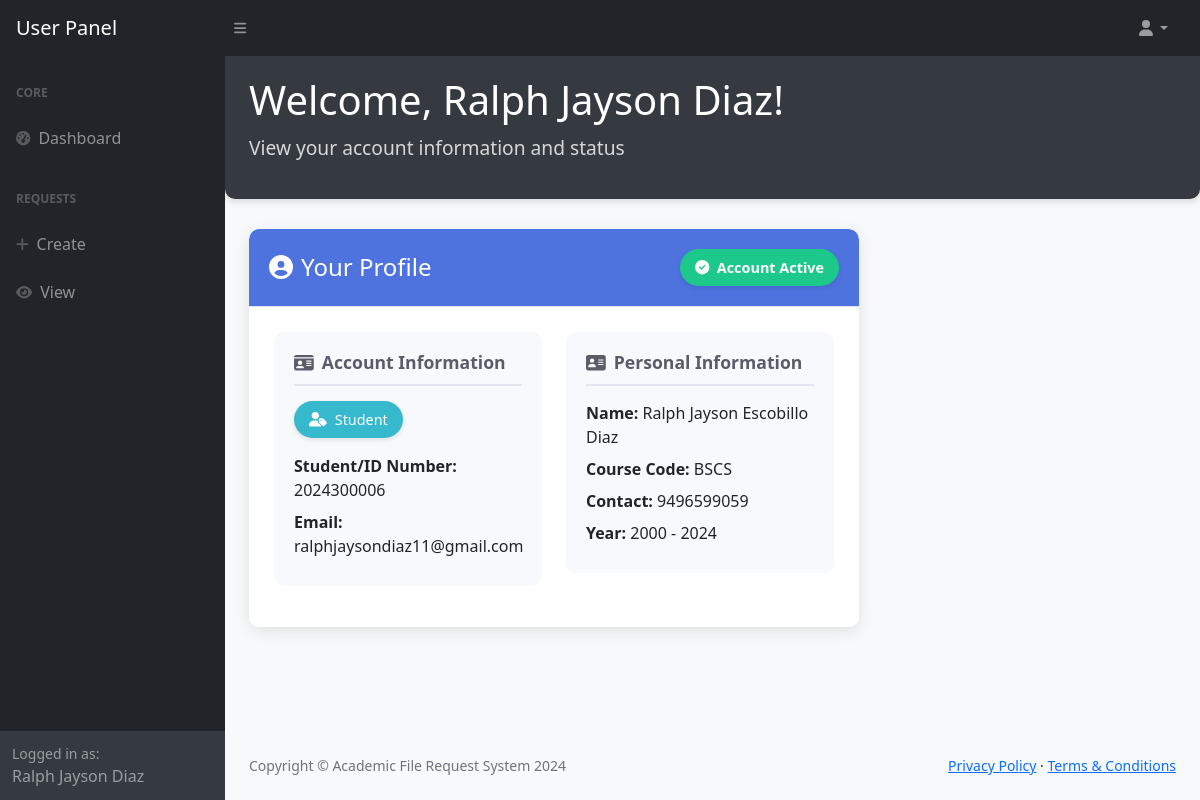
The page /user/dashboard/ (signed in) on the database its author committed.
### onlinerequest/models.py (models this page shows, shortened)
class Record(models.Model):
    user_number = models.CharField(max_length=10)
    first_name = models.CharField(max_length=64)
    last_name = models.CharField(max_length=64)
    course_code = models.CharField(max_length=5)
    middle_name = models.CharField(max_length=64, default='De Guz Man')
    contact_no = models.IntegerField(default='09667614313')
    entry_year_from = models.IntegerField()
    entry_year_to = models.IntegerField()

class User(AbstractBaseUser):
      USER_TYPE_CHOICES = (
        (0, 'unspecified'),
        (1, 'student'),
        (2, 'faculty'),  # Changed from 'teacher' to 'faculty'
        (3, 'alumni'),
        (5, 'admin'),
        (6, 'guest'),
        (7, 'authorized person'),  # Added new option
      )
      student_number = models.CharField(max_length=64, unique=True, blank=True, null=True)
      email = models.EmailField(max_length=254, unique=True)
      password = models.CharField(max_length=256)
      is_active = models.BooleanField(default=False)
      is_staff = models.BooleanField(default=False)  # Required for admin access
      is_superuser = models.BooleanField(default=False)  # Required for full admin permissions
      user_type = models.PositiveSmallIntegerField(choices = USER_TYPE_CHOICES, default = 0)  # Default to unspecified
      USERNAME_FIELD = 'email'
      REQUIRED_FIELDS = []
      def get_user_type_display(self):
          return dict(self.USER_TYPE_CHOICES).get(self.user_type, 'Unknown')

### onlinerequest/views/views.py (the view)
# urls.py: path('user/dashboard/', views.user_dashboard, name='user_dashboard'),
def user_dashboard(request):
    return render (request, "user/dashboard.html")

### onlinerequest/context_processors.py (called while the page is built)
def user_record(request):
    if request.user.is_authenticated:
        try:
            user_record = Record.objects.get(user_number=request.user.student_number)
            return {'user_record': user_record}
        except Record.DoesNotExist:
            return {'user_record': None}
    return {'user_record': None}

def request_forms(request):
    request_forms = Request.objects.all()
    return {'request_forms': request_forms}

def user_profile(request):
    if request.user.is_authenticated:
        try:
            profile = Profile.objects.get(user=request.user)
            return {'user_profile': profile}
        except Profile.DoesNotExist:
            return {'user_profile': None}
    return {'user_profile': None}

def user_requests(request):
    if request.user.is_authenticated:
        from onlinerequest.models import User_Request
        user_requests = User_Request.objects.filter(
            user=request.user,
            request__active=True
        )
        return {'user_requests_global': user_requests}
    return {'user_requests_global': []}

def courses(request):
    all_courses = Course.objects.all()
    return {'all_courses': all_courses}

def document_types(request):
    all_document_types = Document.objects.all().order_by('description')
    return {'all_document_types': all_document_types}

### onlinerequest/templates/user/dashboard.html (shortened to what this page needs)
{% load static %}
<!DOCTYPE html>
<html lang="en">
    <head>
        {% include 'header.html' %}
    </head>
    <body class="sb-nav-fixed">
          {% include 'user/user-topnav.html' %}
          <div id="layoutSidenav">
              {% include 'user/user-sidenav.html' %}
              <div id="layoutSidenav_content">
                  <main>
                      <div class="dashboard-header">
                          <div class="container-fluid px-4">
                              <h1 class="dashboard-title">Welcome, {{ user_record.first_name|default:'Username' }} {{ user_record.last_name|default:'' }}!
                            </h1>
                              <p class="dashboard-subtitle">View your account information and status</p>
                          </div>
                    </div>
                    <div class="container-fluid px-4">
                        <div class="row">
                            <div class="col-xl-8 col-lg-10">
                                <div class="profile-card mb-4">
                                    <div class="profile-header d-flex justify-content-between align-items-center">
                                        <h4 class="m-0"><i class="fas fa-user-circle me-2"></i>Your Profile</h4>
                                        <span class="status-badge {% if request.user.is_active %}status-active{% else %}status-pending{% endif %}">
                                            {% if request.user.is_active %}
                                                <i class="fas fa-check-circle me-1"></i> Account Active
                                            {% else %}
                                                <i class="fas fa-clock me-1"></i> Pending Approval
                                            {% endif %}
                                        </span>
                                    </div>
                                    <div class="profile-content">
                                        <div class="row">
                                            <div class="col-md-6">
                                                <div class="info-section mb-3">
                                                    <h5 class="info-title"><i class="fas fa-id-card me-2"></i>Account Information</h5>
                                                    <div class="mb-3">
                                                        <span class="user-type-badge">
                                                            <i class="fas fa-user-tag me-1"></i> {{ request.user.get_user_type_display|title }}
                                                        </span>
                                                    </div>
                                                    <p class="mb-2"><strong>Student/ID Number:</strong> {{ request.user.student_number }}</p>
                                                    <p class="mb-2"><strong>Email:</strong> {{ request.user.email }}</p>
                                                </div>
                                            </div>
                                            <div class="col-md-6">
                                                <div class="info-section mb-3">
                                                    <h5 class="info-title"><i class="fas fa-address-card me-2"></i>Personal Information</h5>
                                                    {% if user_record %}
                                                        <p class="mb-2"><strong>Name:</strong> {{ user_record.first_name }} {{ user_record.middle_name }} {{ user_record.last_name }}</p>
                                                        <p class="mb-2"><strong>Course Code:</strong> {{ user_record.course_code }}</p>
                                                        <p class="mb-2"><strong>Contact:</strong> {{ user_record.contact_no }}</p>
                                                        <p class="mb-2"><strong>Year:</strong> {{ user_record.entry_year_from }} - {{ user_record.entry_year_to }}</p>
                                                    {% else %}
                                                        <p class="text-muted"><i class="fas fa-info-circle me-2"></i>Profile information will be available after account approval.</p>
                                                    {% endif %}
                                                </div>
                                            </div>
                                        </div>
                                    </div>
                                </div>
                            </div>
                        </div>
                    </div>
                </main>
                <footer class="py-4 bg-light mt-auto">
                    <div class="container-fluid px-4">
                        <div class="d-flex align-items-center justify-content-between small">
                            <div class="text-muted">Copyright © Academic File Request System 2024</div>
                            <div>
                                <a href="#">Privacy Policy</a>
                                ·
                                <a href="#">Terms & Conditions</a>
                            </div>
                        </div>
                    </div>
                </footer>
            </div>
        </div>
    </body>
</html>

### onlinerequest/templates/user/user-sidenav.html (shortened to what this page needs)
<div id="layoutSidenav_nav">
    <nav class="sb-sidenav accordion sb-sidenav-dark" id="sidenavAccordion">
        <div class="sb-sidenav-menu">
            <div class="nav">
                <div class="sb-sidenav-menu-heading">Core</div>
                <a class="nav-link" href="/user/dashboard/">
                    <div class="sb-nav-link-icon"><i class="fas fa-tachometer-alt"></i></div>
                    Dashboard
                </a>
                <div class="sb-sidenav-menu-heading">Requests</div>
                <a class="nav-link" href="/request/">
                    <div class="sb-nav-link-icon"><i class="fas fa-plus"></i></div>
                    Create
                </a>
                <a class="nav-link" href="/request/user/">
                    <div class="sb-nav-link-icon"><i class="fas fa-eye"></i></div>
                    View
                </a>
            </div>
        </div>
        <div class="sb-sidenav-footer">
            <div class="small">Logged in as:</div>
            {{ user_record.first_name|default:'Username' }} {{ user_record.last_name|default:'' }}
        </div>
    </nav>
</div>

### onlinerequest/templates/user/dashboard.html (style rules this page uses)
body { background-color: #f8f9fa; }
.dashboard-header { background-color: #343a40; color: white; padding: 20px 0; margin-bottom: 30px; border-radius: 0 0 10px 10px; box-shadow: 0 4px 6px rgba(0, 0, 0, 0.1); }
.dashboard-title { font-size: 2.5rem; margin-bottom: 10px; }
.dashboard-subtitle { font-size: 1.2rem; opacity: 0.8; }
.profile-card { border-radius: 10px; box-shadow: 0 4px 15px rgba(0, 0, 0, 0.1); border: none; overflow: hidden; margin-bottom: 30px; background-color: #ffffff; }
.profile-header { background-color: #4e73df; color: white; border-bottom: 1px solid #e3e6f0; border-radius: 10px 10px 0 0; padding: 20px; }
.profile-content { padding: 25px; background-color: #ffffff; }
.status-badge { padding: 8px 15px; border-radius: 20px; font-size: 0.9rem; font-weight: 600; box-shadow: 0 2px 5px rgba(0, 0, 0, 0.1); }
.status-active { background-color: #1cc88a; color: white; }
.user-type-badge { display: inline-block; padding: 8px 15px; border-radius: 20px; font-size: 0.9rem; background-color: #36b9cc; color: white; margin-right: 10px; box-shadow: 0 2px 5px rgba(0, 0, 0, 0.1); }
.info-section { background-color: #f8f9fc; border-radius: 10px; padding: 20px; margin-bottom: 20px; }
.info-title { color: #5a5c69; font-size: 1.1rem; font-weight: 700; border-bottom: 2px solid #e3e6f0; padding-bottom: 10px; margin-bottom: 15px; }

### rows shown on the page
Record: first_name "Ralph Jayson", last_name "Diaz", middle_name "Escobillo", course_code "BSCS", contact_no "9496599059", entry_year_from "2000", entry_year_to "2024"
User: user.user_type "Student", user.student_number "2024300006", user.email "ralphjaysondiaz11@gmail.com"
